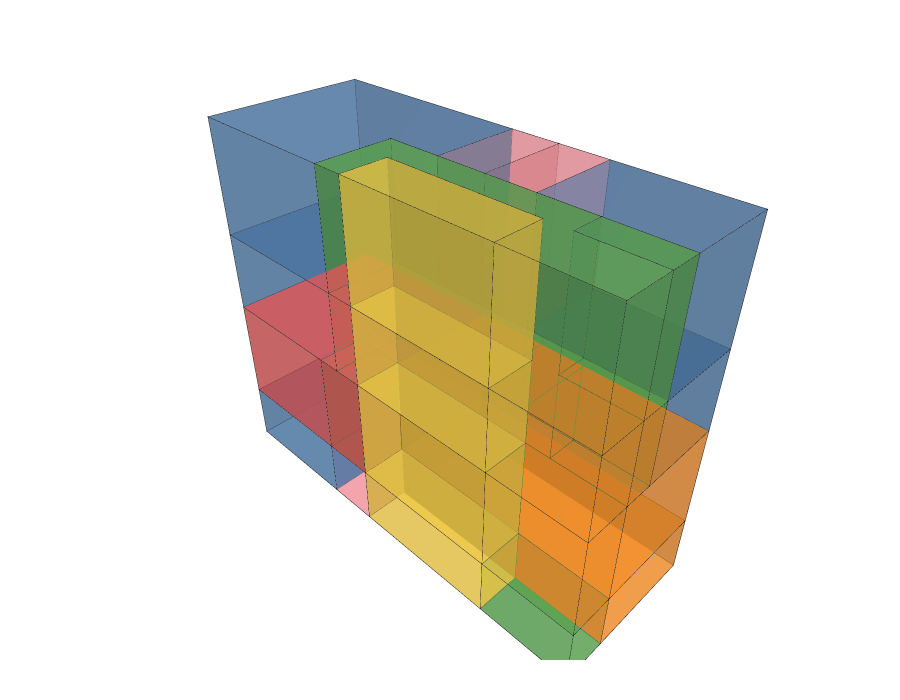

This figure's notebook cell:
### Markdown cell above
## 8. Visualise the CellComplex (coloured by room type)

### Code cell
cc_cells = Topology.Cells(cc)

# Build a flat list of clean display faces — merge_coplanar_for_display() converts
# each cell's triangulated faces into clean planar quads/polygons WITHOUT rebuilding
# the Cell topology (so cells used for graph construction are unchanged).
display_faces = []
for cell in cc_cells:
    d_cell    = Topology.Dictionary(cell)
    color     = Dictionary.ValueAtKey(d_cell, "cell_color") or "#AAAAAA"
    raw_faces = Topology.Faces(cell) or []
    for f in merge_coplanar_for_display(raw_faces):
        f = Topology.SetDictionary(f, Dictionary.ByKeysValues(["cell_color"], [color]))
        display_faces.append(f)

Topology.Show(
    display_faces,
    faceColorKey="cell_color",
    faceOpacity=0.6,
    backgroundColor="white",
    width=900,
    height=700,
    renderer=renderer
)
